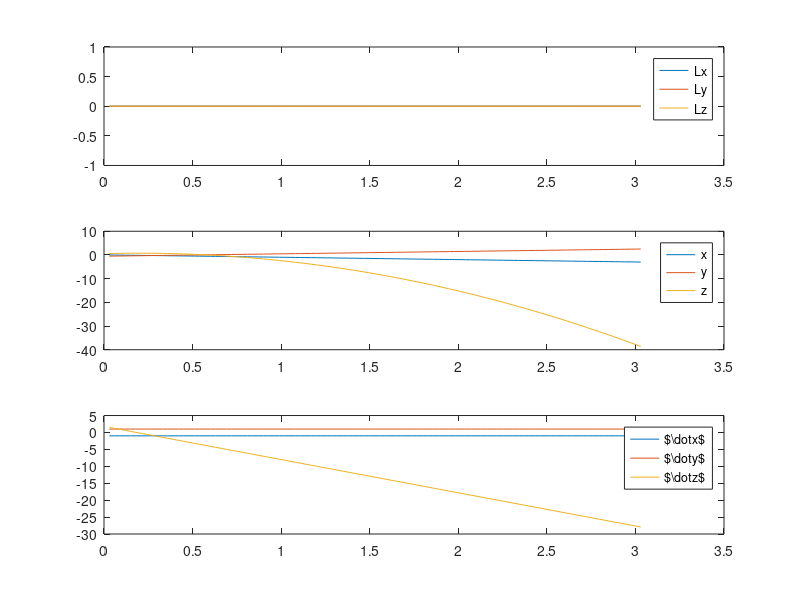
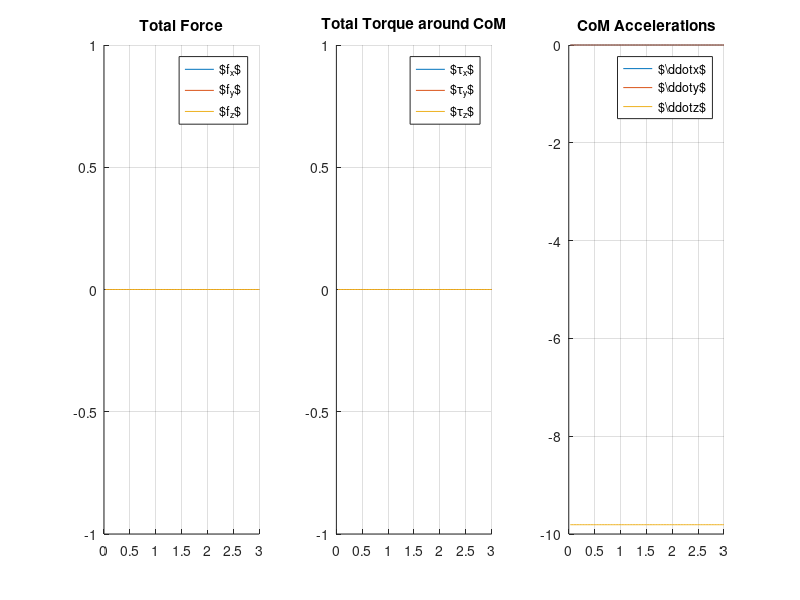
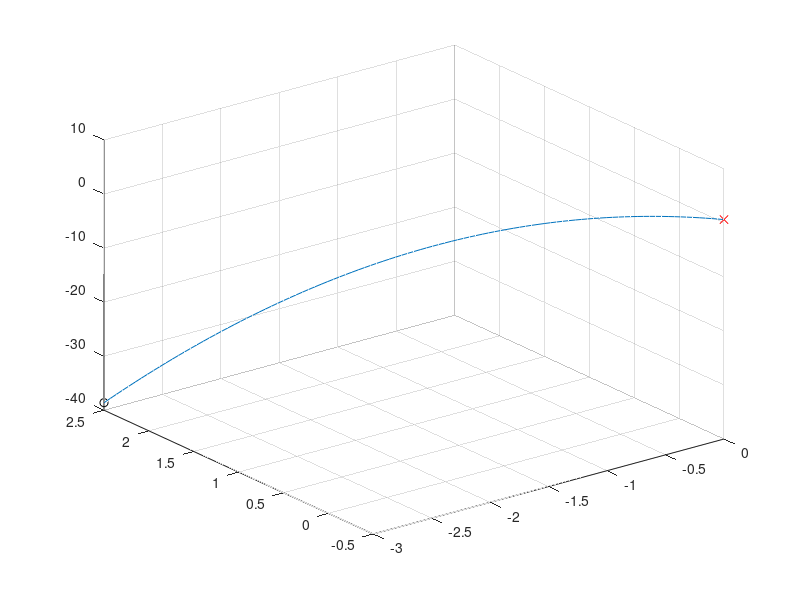

Here is the MATLAB script that generated these plots, in order: (Note: this script raises an error after producing the figures.)
%clc, clear all, close all
% PROBLEM SETUP, DO NOT CHANGE
tic
Xfo=0.12;
Yfo=0.07;
Xha=0.05;
Yha=0.05;
rfo=[0;-1;0];
rha=[0;0;1.2];
rfo1=[-0.7;0;1.2];
rfo2=[-1.5;0;1.3];
rfo3=[-2;0;1.2];
rfo4g=[-2.5;-1.4;0];
rfo5g=[-3;-0.3;0];

%rha=[0;0.5;1.6];
rpoi={rfo,rha,rfo1,rfo2,rfo3,rfo4g,rfo5g};
Xcell={Xfo,Xha,Xfo,Xfo,Xfo,Xfo,Xfo};
Ycell={Yfo,Yha,Yfo,Yfo,Yfo,Yfo,Yfo};
mcont=length(rpoi);
for irp=1:mcont
    Mrcr{irp}=cross(repmat(rpoi{irp},1,3),eye(3));
end

T=3*10^-2;
g=9.81;gv=[0;0;-g];
m=100;

M03=zeros(3);
Mgcr=cross(repmat(gv,1,3),eye(3));
Apre=[M03 -m*Mgcr M03;M03 M03 eye(3);M03 M03 M03];


Bpre=[];
for irp=1:length(rpoi)
    Bprecell{irp}=[Mrcr{irp} eye(3); M03 M03; 1/m*eye(3) M03];
    Bpre=[Bpre,Bprecell{irp}];
end
nX=size(Apre,2);
nU=size(Bpre,2);
%
A_sys = eye(nX)+T*Apre;
B_sys = T*Bpre;
N = 100;

tfs=T*N;

L0 = [0;0;0];
r0 = [0;-0.5;0.6];%[-.4;-.6;1.1];%[0;-1.5;-1.5];
dr0= 0.5*[-2;2;3];
rfd = (rfo4g+rfo5g)/2+[0;0;1];

cpre=[zeros(6,1);gv];%m*[Mgcr*rfd;zeros(6,1)];
c_sys = T*cpre;

Mdr0cr=cross(repmat(dr0,1,3),eye(3));

muf=0.8;
mupf=muf/sqrt(2);
muh=0.4;
muph=muh/sqrt(2);
rpoi={rfo,rha,rfo1,rfo2,rfo3,rfo4g,rfo5g};
mupv={mupf,muph,mupf,mupf,mupf,mupf,mupf};
Xlv={Xfo,Xha,Xfo,Xfo,Xfo,Xfo,Xfo};
Ylv={Yfo,Yha,Yfo,Yfo,Yfo,Yfo,Yfo};

pRf=[eye(3)];Rf=blkdiag(pRf,pRf);
pRh=[1 0 0; 0 0 -1; 0 1 0];Rh=blkdiag(pRh,pRh);
pRf1=pRh;Rf1=blkdiag(pRf1,pRf1);
pRf2=pRh;Rf2=blkdiag(pRf2,pRf2);
pRf3=pRh;Rf3=blkdiag(pRf3,pRf3);
pRf4g=pRf;Rf4g=blkdiag(pRf4g,pRf4g);
pRf5g=pRf;Rf5g=blkdiag(pRf5g,pRf5g);
Rcell={Rf,Rh,Rf1,Rf2,Rf3,Rf4g,Rf5g};
nv{1}=pRf*[0;0;1];
nv{2}=pRh*[0;0;1];
nv{3}=pRf1*[0;0;1];
nv{4}=pRf2*[0;0;1];
nv{5}=pRf3*[0;0;1];
nv{6}=pRf4g*[0;0;1];
nv{7}=pRf5g*[0;0;1];
%pRv

for j=1:mcont
    mup=mupv{j};
    Xl=Xlv{j};
    Yl=Ylv{j};
Wcwcj{j}=[1 0 -mup 0 0 0
      -1 0 -mup 0 0 0
      0 1 -mup 0 0 0
      0 -1 -mup 0 0 0
      0 0 -1 0 0 0
      0 0 1 0 0 0
      0 0 -Yl 1 0 0 
      0 0 -Yl -1 0 0
      0 0 -Xl 0 1 0
      0 0 -Xl 0 -1 0
      Yl Xl -mup*(Xl+Yl) mup mup 1
      Yl -Xl -mup*(Xl+Yl) +mup -mup 1
      -Yl Xl -mup*(Xl+Yl) mup -mup 1
      -Yl -Xl -mup*(Xl+Yl) -mup -mup 1  
      Yl Xl -mup*(Xl+Yl) -mup -mup -1
      Yl -Xl -mup*(Xl+Yl) -mup +mup -1
      -Yl Xl -mup*(Xl+Yl) mup -mup -1
      -Yl -Xl -mup*(Xl+Yl) mup mup -1];
Wredj{j}=Wcwcj{1}*Rcell{j}';
bcwcredj{j}=zeros(size(Wredj{j},1),1);
end
bcwcredj{1}(6)=1.6*m*g;
bcwcredj{2}(6)=0.5*m*g;
bcwcredj{3}(6)=1.6*m*g;
bcwcredj{4}(6)=1.6*m*g;
bcwcredj{5}(6)=1.6*m*g;
bcwcredj{6}(6)=1.6*m*g;
bcwcredj{7}(6)=1.6*m*g;

%%
Wbcwc=[];
bbcwc=[];
for j=1:mcont
Wbcwc=blkdiag(Wbcwc,Wredj{j});
bbcwc=[bbcwc;bcwcredj{j}];
end

load('xreft.mat')
rHf=xreft(1:3,:);
drHf=xreft(4:6,:);

%MrHfcr=cross(repmat(rHf,1,3),eye(3));
%pQLHe=[eye(3) zeros(3) -m*MrHfcr];QLHe=transpose(pQLHe)*pQLHe;
al1=100000;
al2=1000;
al3=1;

%QrHe=diag([0 0 0 1 1 1 0 0 0]);
%QdrHe=diag([0 0 0 0 0 0 1 1 1]);
%frHe=[zeros(3,1);-al2*rHf;-al3*drHf];
%%

%Qmp=diag([0 0 0 0 0 0 0 0 0]);%diag(kron(ones(1,3),[1 1000 1]));%eye(nX);%
%Qm=Qmp+al1*QLHe+al2*QrHe+al3*QdrHe;
%%
Rm=0.0000001*eye(nU);

H = [kron(eye(N+1),zeros(nX)), zeros(nX*(N+1),nU*N);zeros(nX*(N+1),nU*N)', kron(eye(N),Rm)];
fqp = [zeros(nX*(N+1)+nU*N,1)];
H = sparse(H);
fqp = sparse(fqp);
for i=1:(N+1)
    tHe=T*(i-1);
    MrHfcr=cross(repmat(rHf(:,i),1,3),eye(3));
    pQLHe=[eye(3) zeros(3) -m*MrHfcr];QLHe=transpose(pQLHe)*pQLHe;
    QrHe=diag([0 0 0 1 1 1 0 0 0]);
    QdrHe=diag([0 0 0 0 0 0 1 1 1]);
    H(nX*(i-1)+(1:nX),nX*(i-1)+(1:nX)) = al1*QLHe+al2*QrHe+al3*QdrHe;%al1*QLHe+al2*QrHe+al3*QdrHe;
    frHe=[zeros(3,1);-al2*rHf(:,i);-al3*drHf(:,i)];
    fqp(nX*(i-1)+(1:nX),1) = frHe;
end

%%

%fqp = [zeros(nX*(N+1)+nU*N,1)];

% bcwcred=zeros(size(Wred,1),1); bcwcred(6)=1.2*m*g;
% b3cwcred=bcwcred+Wred*([m*gv;-m*Mgcr*rfd]);
%
nWred=size(Wbcwc,1);
Wred=Wbcwc;
b3cwcred=bbcwc;%+Wred*([m*gv;-m*Mgcr*(rfd-rpoi{1});zeros(6,1)]);


Aqppre1 = [zeros(nWred*N,nX*(N+1)) kron(eye(N),Wred)];
bqppre1 = kron(ones(N,1),b3cwcred);
Aqppre2 = [kron(eye(N+1),[zeros(1,5) 1 zeros(1,3)]) zeros(N+1,nU*N)];
bqppre2 = kron(ones(N+1,1),1.7);

Aqppre3 = -[kron(eye(N+1),[zeros(1,5) 1 zeros(1,3)]) zeros(N+1,nU*N)];
bqppre3 = kron(ones(N+1,1),-0.4);

Aqppre4 = [kron(eye(N+1),[zeros(1,4) 1 zeros(1,4)]) zeros(N+1,nU*N)];
bqppre4 = kron(ones(N+1,1),-0.1);

Aqp = [Aqppre1;Aqppre2;Aqppre3;Aqppre4];
bqp = [bqppre1;bqppre2;bqppre3;bqppre4];

B1=[kron(eye(N),A_sys) zeros(nX*N,nX) kron(eye(N),B_sys)];

BMPC1=[eye(nX) zeros(nX,nX*N+nU*N)];
BMPC2=[zeros(nX*N,nX) eye(nX*N) zeros(nX*N,nU*N)]-B1;
BMPC3=[zeros(nX,nX*N) eye(nX) zeros(nX,nU*N)];
%BMPC4=[zeros(1,nX*(N+1)+nU*N) (nv{2})'];
%BMPC3=[zeros(3,nX*N) eye(nX/2) eye(nX/2) zeros(3,nU*N) zeros(nX/2,3)];

c1 = [L0+m*cross(r0,dr0);r0;dr0];
c2 = kron(ones(N,1),c_sys);%zeros(nX*N,1);
c3 = [zeros(3,1);rfd;zeros(3,1)];%zeros(nX/2,1);


f = [zeros(nX*(N+1)+nU*N,1)];
B = [BMPC1;BMPC2;BMPC3];
c = [c1;c2;c3];

options = optimset('Display','Off');
%[z,fval,exitflag,outp] = linprog(f,[Aqp],[bqp],B,c,[],[],[],options);
toc
tic
[z,fval,exitflag] = quadprog(H,fqp,Aqp,bqp,B,c,[],[],[],options);
toc
exitflag
%%
% SOLVE QP
options = optimset('Display','Off');
    %[z,fval,exitflag] = quadprog(H,f,Aqp,bqp,B,c,[],[],[],options);

rVt=[];
rccpI=[];
eFlag=[];
Voutp={};
Z={};   
nVjsplit=10;
% for thvj=linspace(-muph,muph,nVjsplit)%linspace(0,2*pi,nVjsplit)
% for phivj=linspace(-muph,muph,nVjsplit)%linspace(0,pi,nVjsplit)
%     tic
%     vj=[sin(phivj)*cos(thvj);sin(phivj)*sin(thvj);cos(phivj)];
%     %vj=[cos(thvj);0;sin(thvj)];
%     f = [zeros(nX*(N+1)+nU*N+3,1);1];
%     vj=[thvj;-1;phivj];
%     BMPC4=[zeros(1,nX*(N+1)+nU*N) vj' 0];
%     BMPC5=[zeros(3,nX-3) -eye(3) zeros(3,nX*(N-1)) zeros(3,nX-3) eye(3) zeros(3,nU*N) zeros(3) -vj];
%     
%     B = [BMPC1;BMPC2;BMPC3;BMPC4;BMPC5];
%     c = [c1;c2;c3;0;zeros(3,1)];
%     
%     lambbd = [zeros(nX*(N+1)+nU*N+3,1);1];
%     
%     [z,fval,exitflag,outp] = linprog(f,[Aqp],[bqp],B,c,[],[],[],options);
%     z(end)
%     %exitflag
% %     while(exitflag~=1 && exitflag~=-5)
% %         disp('Warning: Exitflag not 1')
% %         disp(exitflag)
% %         phivj=phivj+(pi/(2*nVjsplit))*(2*rand-1);thvj=thvj+(2*pi/(2*nVjsplit))*(2*rand-1);
% %     vj=[sin(phivj)*cos(thvj);sin(phivj)*sin(thvj);cos(phivj)];
% %     %vj=[cos(thvj);0;sin(thvj)];
% %     f = [zeros(nX*(N+1)+nU*N+3,1);1];
% %     
% %     BMPC4=[zeros(3,nX*(N+1)+nU*N) eye(3) -vj];
% %     B = [BMPC1;BMPC2;BMPC3;BMPC4];
% %     c = [c1;c2;c3;zeros(3,1)];
% %     
% %     [z,fval,exitflag,outp] = linprog(f,Aqp,bqp,B,c,[],[],[],options);
% %     end
%     Voutp{end+1}=outp;
%     Z{end+1}=z;
%     eFlag(end+1)=exitflag;
%     xtraj=z(1:nX*(N+1));
%     xtraj=reshape(xtraj,[nX N+1]);
%     pIfe2=xtraj(nX-2:nX,N+1)-xtraj(nX-2:nX,1);
%     %nv{2}'*pIfe2;
%     rccpI(:,end+1)=z((end-3):(end-1));
%     disp(rccpI(:,end)'*pIfe2)
%     rVt(:,end+1)=cross(nv{2},rccpI(:,end))/(nv{2}'*pIfe2);
%     toc
%     figure(1)
%     plot3(vj(1),vj(2),vj(3),'o'),hold on, grid on, drawnow
%     figure(8)
%     plot3(z(end-2),z(end-1),z(end),'o'),hold on, grid on, drawnow
% end
% end
%%
% figure(8)
% rVt1ef=find(eFlag>0);
% Fplot3(rccpI(1,rVt1ef),rccpI(2,rVt1ef),rccpI(3,rVt1ef),'ob'), hold on, grid on
% 
% figure(3);
% rVt1ef=find(eFlag>0);
% plot3(rVt(1,rVt1ef),rVt(2,rVt1ef),rVt(3,rVt1ef),'ob'), hold on, grid on
% rVtn1ef=find(eFlag<0);
% plot3(rVt(1,rVtn1ef),rVt(2,rVtn1ef),rVt(3,rVtn1ef),'or')
% rVtx=rVt(1,:);
% rVty=rVt(2,:);
% rVtz=rVt(3,:);
% axis([-10 10 -10 10 -10 10])
% kk=convhull(rVtx,rVty,rVtz);
% trisurf(kk,rVtx,rVty,rVtz);
%%
bcwcred=bbcwc;
for Vn=1:1%size(Z,2)
%z=Z{Vn};
u=z(nX*(N+1)+1:end);
u=reshape(u,[nU N]);
xtraj=z(1:nX*(N+1));
xtraj=reshape(xtraj,[nX N+1]);
%
zeta=u;%as%-[m*gv;-m*Mgcr*(rfd-rpoi{1});zeros(6,1)]*ones(1,N);


for j=1:mcont
taun=(sum(zeta((1:3)+6*(j-1),:).*zeta((4:6)+6*(j-1),:)))./(nv{j}'*zeta((1:3)+6*(j-1),:));
tau2P=zeta((4:6)+6*(j-1),:)-nv{j}*taun;
for i=1:N
    if norm(zeta((1:3)+6*(j-1),i))>0.001
    lambP(i)=-(cross(zeta((1:3)+6*(j-1),i),tau2P((1:3),i))/norm(zeta((1:3)+6*(j-1),i))^2)'*nv{j}/(nv{j}'*zeta((1:3)+6*(j-1),i));
    rP{j}(:,i)=rpoi{j}+cross(zeta((1:3)+6*(j-1),i),tau2P((1:3),i))/norm(zeta((1:3)+6*(j-1),i))^2+lambP(i)*zeta((1:3)+6*(j-1),i);
    else
    rP{j}(:,i)=rpoi{j};%[0;0;0]; 
    end
end
end

%
% %
Wgl=kron(eye(N),Wred);
Hol=Wgl*zeta(:)<kron(ones(N,1),bcwcred);
if isempty(find(Hol==0))
    disp('Inside CWC - Succed!')
else
    disp('Not inside CWC')
    max(Wgl*zeta(:)-kron(ones(N,1),bcwcred))
end
% 
% [~,Sm]=lqr(Apre,Bpre,Qm,Rm);
% K=lqr(Apre,Bpre,Sm,0.001*diag([1 1 1 1 1 1]));

x(:,1)=[L0;r0;dr0];
x(:,1)=x(:,1);%+0.03*x(:,1).*(2*rand(nX,1)-1);
% x(:,1)=[
%          0
%          0
%          0
%    -0.4049
%    -0.5956
%     1.1282
%     2.0349
%     2.0750
%    -1.0025];
Tottorq=[];
Totf=[];
for i=1:N
%     xm=[x(1:3,i)-m*cross(x(4:6,i),x(7:9,i));x(4:6,i);x(7:9,i)]-[zeros(3,1);rfd;zeros(3,1)];
%     v4lamfeed=(Wred*u(:,i)-b3cwcred)./(Wred*K*(xm-xtraj(:,i)));
%     lambfeed(i)=min(min(v4lamfeed(find(v4lamfeed>0))),1)*1;%1;%
%     uc(:,i)=u(:,i)-lambfeed(i)*K*(xm-xtraj(:,i));%lambfeed(i)*
%     zetac(:,i)=uc(:,i)-[m*gv;-m*Mgcr*(rfd-rpoi{1})];
        
    zetac(:,i)=zeta(:,i);
    totf=0;
    for jm=1:mcont
        totf=totf+zetac((1:3)+6*(jm-1),i);
    end
    ddx4p(:,i)=1/m*(totf)+gv;
    tottorq=0;
    for jm=1:mcont
        tottorq=tottorq+zetac((4:6)+6*(jm-1),i)-cross(x(4:6,i)-rpoi{jm},zetac((1:3)+6*(jm-1),i));
    end
    Tottorq(:,i)=tottorq;
    Totf(:,i)=totf;
    
    x(:,i+1)=x(:,i)+T*[tottorq;x(7:9,i);ddx4p(:,i)];%A_sys*x(:,i)+B_sys*u(:,i);
%     if max(Wred*zetac(:,i)>bcwcred)==1
%         disp('error')
%         break
%     end
end
xreft=x(4:end,:);
save('xreft','xreft')

rCMP=x(4:6,1:N)-(ones(3,1)*((nv{1}'*x(4:6,1:N))./(nv{1}'*zeta(1:3,:)))).*zeta(1:3,:);

%plot(x')
figure(1)
subplot(311)
plot(T*(1:size(x,2)),x(1:3,:)')
legend('Lx','Ly','Lz')
subplot(312)
plot(T*(1:size(x,2)),x(4:6,:)')
legend('x','y','z')
subplot(313)
plot(T*(1:size(x,2)),x(7:9,:)')
legend('$\dot{x}$','$\dot{y}$','$\dot{z}$')
%
figure(2)
subplot(131)
title('Total Force'),hold on, grid on
plot(T*(1:size(u,2)),Totf)
legend('$f_x$','$f_y$','$f_z$')
subplot(132)
title('Total Torque around CoM'),hold on, grid on
plot(T*(1:size(u,2)),Tottorq)
legend('$\tau_x$','$\tau_y$','$\tau_z$')
subplot(133)
title('CoM Accelerations'),hold on, grid on
plot(T*(1:size(u,2)),ddx4p(1:3,:)')
legend('$\ddot{x}$','$\ddot{y}$','$\ddot{z}$')
%%
figure(3)
plot3(x(4,:),x(5,:),x(6,:)); hold on, grid on
plot3(x(4,1),x(5,1),x(6,1),'xr')
plot3(x(4,end),x(5,end),x(6,end),'ok')
for j=1:mcont
R4pha=pRcell{j}*[[Xcell{j} Xcell{j} -Xcell{j} -Xcell{j} Xcell{j}];[Ycell{j} -Ycell{j} -Ycell{j} Ycell{j} Ycell{j}];zeros(1,5)]+rpoi{j}*ones(1,5);
plot3(R4pha(1,:),R4pha(2,:),R4pha(3,:),'r')
end
axis([-3 3 -3 3 0 3])

tHe=[0:T:T*N];
plot3(rHf(1,:),rHf(2,:),rHf(3,:),'k'); hold on, grid on
%%
%pause
for j=1:2
plot3(rP{j}(1,:),rP{j}(2,:),rP{j}(3,:),'g');
end
%plot3(rCMP(1,:),rCMP(2,:),rCMP(3,:),'r');
%pause
% for i=1:N
% plot3(x(4,i),x(5,i),x(6,i),'bx');
% plot3(rP(1,i),rP(2,i),rP(3,i),'bx');
% plot3(rCMP(1,i),rCMP(2,i),rCMP(3,i),'ro');
% %pause
% end
%plot3(rCMP(1,:),rCMP(2,:),rCMP(3,:),'r');
xlabel('x')
ylabel('y')
zlabel('z')
%
figure(4)
subplot(311)
title('CoM'),hold on, grid on
plot(T*(1:size(x,2)),x(4:6,:)')

tHe=[0:T:T*N];
plot(T*(1:size(x,2)),rHf(1:3,:)')
legend('x','y','z','xref','yref','zref')

subplot(312)
title('CoP Fo'),hold on, grid on
plot(T*(1:size(rP{1},2)),rP{1}(1:3,:)'-(rpoi{1}*ones(1,size(rP{1},2)'))');
legend('rCoPx','rCoPy','rCoPz')
subplot(313)
title('CoP Ha'),hold on, grid on
plot(T*(1:size(rP{2},2)),rP{2}(1:3,:)'-(rpoi{2}*ones(1,size(rP{2},2)'))');
legend('rCoPx','rCoPy','rCoPz')
%
figure(5)
subplot(131)
title('Total Force Foot'),hold on, grid on
plot(T*(1:size(u,2)),(zeta(1:3,:))')
legend('$f_x$','$f_y$','$f_z$')
subplot(132)
title('Total Force Hand'),hold on, grid on
plot(T*(1:size(u,2)),(zeta(7:9,:))')
legend('$f_x$','$f_y$','$f_z$')
% title('CMP'),hold on, grid on
% plot(T*(1:size(rP,2)),rCMP(1:3,:)')
% legend('rCMPx','rCMPy','rCMPz')
% figure(5) 
% title('$\lambda$ Feedback'),hold on, grid on
% plot(T*(1:size(lambfeed,2)),lambfeed)
% legend('$\lambda$')
figure(3)
drawnow
end